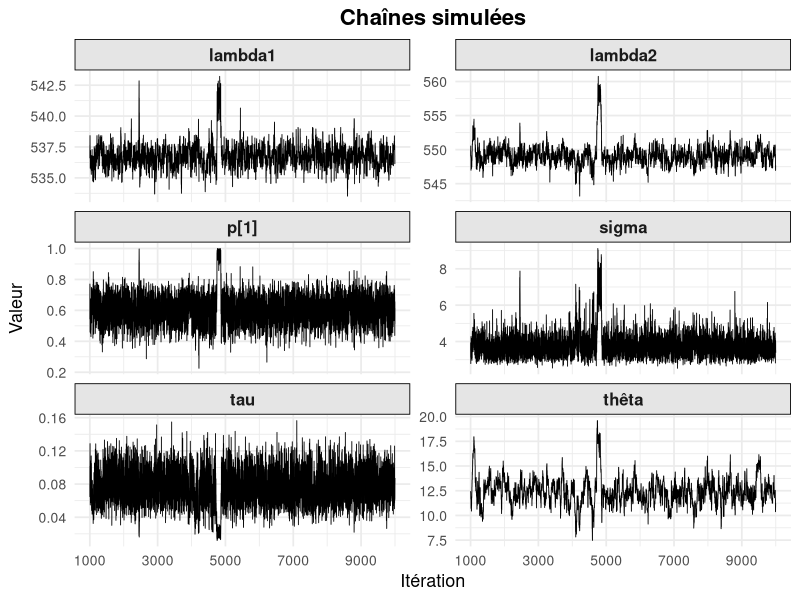

Reproduce this figure in R.
## ---- chunk 1
N <- 48
y <- c(529, 530, 532, 533.1, 533.4, 533.6, 533.7, 534.1, 534.8, 535.3, 
       535.4, 535.9, 536.1, 536.3, 536.4, 536.6, 537, 537.4, 537.5, 538.3, 
       538.5, 538.6, 539.4, 539.6, 540.4, 540.8, 542, 542.8, 543, 543.5, 
       543.8, 543.9, 545.3, 546.2, 548.8, 548.7, 548.9, 549, 549.4, 549.9, 
       550.6, 551.2, 551.4, 551.5, 551.6, 552.8, 552.9, 553.2)

alpha <- c(1,1)   # Dirichlet(1,1)

##MCMC 
n_iter <- 10000    
burn_in <- 1000    
thin <- 1          
set.seed(123)      

## initiation
lambda1 <- 535
theta   <- 5
tau     <- 1/10   # sigmasq = 10 donc tau = 0.1
p       <- c(0.5, 0.5)

T_ <- sample(1:2, N, replace=TRUE)  

##MCMC sampling
samples_lambda1 <- numeric(n_iter)
samples_theta   <- numeric(n_iter)
samples_tau     <- numeric(n_iter)
samples_p1      <- numeric(n_iter)


## ---- chunk 2
sigma_lambda <- 0.5
sigma_theta  <- 0.2

accept_count <- 0
adjust_interval <- 100 

for(iter in 1:n_iter) {
  
  ## update T[i]
  lam2 <- lambda1 + theta
  for(i in 1:N) {
    prob1 <- p[1] * dnorm(y[i], lambda1, sqrt(1/tau))
    prob2 <- p[2] * dnorm(y[i], lam2, sqrt(1/tau))
    T_[i] <- sample(1:2, 1, prob=c(prob1, prob2))
  }
  
  ## update P
  n1 <- sum(T_ == 1)
  p1_new <- rbeta(1, 1 + n1, 1 + (N - n1))
  p <- c(p1_new, 1 - p1_new)
  
  ## update Metropolis (lambda1, theta)
  lam1_prop <- lambda1 + rnorm(1, mean=0, sd=sigma_lambda)
  theta_prop <- abs(theta + rnorm(1, mean=0, sd=sigma_theta))
  
  log_accept_ratio <- sum(dnorm(y[T_==1], mean=lam1_prop, sd=sqrt(1/tau), log=TRUE)) +
    sum(dnorm(y[T_==2], mean=lam1_prop + theta_prop, sd=sqrt(1/tau), log=TRUE)) -
    sum(dnorm(y[T_==1], mean=lambda1, sd=sqrt(1/tau), log=TRUE)) -
    sum(dnorm(y[T_==2], mean=lambda1 + theta, sd=sqrt(1/tau), log=TRUE))
  
  if(log(runif(1)) < log_accept_ratio) {
    lambda1 <- lam1_prop
    theta   <- theta_prop
    accept_count <- accept_count + 1
  }
  
  ## update tau
  ssq <- sum((y[T_==1] - lambda1)^2) + sum((y[T_==2] - (lambda1 + theta))^2)
  tau <- rgamma(1, shape=0.001 + N/2, rate=0.001 + 0.5 * ssq)
  
  ## save the samples
  samples_lambda1[iter] <- lambda1
  samples_theta[iter]   <- theta
  samples_tau[iter]     <- tau
  samples_p1[iter]      <- p[1]

  if(iter %% adjust_interval == 0) {
    accept_rate <- accept_count / adjust_interval  # calculate accept rate
    if(accept_rate < 0.2) {
      sigma_lambda <- sigma_lambda * 0.9  
      sigma_theta  <- sigma_theta * 0.9
    } else if(accept_rate > 0.5) {
      sigma_lambda <- sigma_lambda * 1.1  
      sigma_theta  <- sigma_theta * 1.1
    }
    accept_count <- 0  
  }
}

## analyse the result
burned_samples <- (burn_in+1):n_iter
cat("Posterior Mean Estimates:\n")
cat("lambda1 =", mean(samples_lambda1[burned_samples]), "\n")
cat("theta   =", mean(samples_theta[burned_samples]), "\n")
cat("tau     =", mean(samples_tau[burned_samples]), "\n")
cat("p1      =", mean(samples_p1[burned_samples]), "\n")
## ---- chunk 3

posterior_summary <- function(samples, name) {
  mean_val <- mean(samples)
  sd_val <- sd(samples)
  mc_error <- sd_val / sqrt(length(samples))  
  quantiles <- quantile(samples, probs = c(0.025, 0.5, 0.975))
  
  cat(sprintf("%-10s %8.4f %8.4f %10.6f %8.4f %8.4f %8.4f %6d %6d\n", 
              name, mean_val, sd_val, mc_error, 
              quantiles[1], quantiles[2], quantiles[3], burn_in+1, n_iter))
}

cat(sprintf("%-10s %8s %8s %10s %8s %8s %8s %6s %6s\n",
            "Parameter", "Mean", "SD", "MC_error", "2.5%", "Median", "97.5%", "Start", "Sample"))
cat(rep("-", 70), "\n")

posterior_summary(samples_p1[burned_samples], "P[1]")
posterior_summary(1 - samples_p1[burned_samples], "P[2]")
posterior_summary(samples_lambda1[burned_samples], "lambda[1]")
posterior_summary((samples_lambda1 + samples_theta)[burned_samples], "lambda[2]")
posterior_summary((1 / sqrt(samples_tau))[burned_samples], "sigma")  # sigma = 1/sqrt(tau)
## ---- chunk 4
library(ggplot2)
library(tidyr)
library(dplyr)

df_trace <- data.frame(
  Itération = burned_samples,
  lambda1 = samples_lambda1[burned_samples],
  theta   = samples_theta[burned_samples],
  tau     = samples_tau[burned_samples],
  p1      = samples_p1[burned_samples],
  lambda2 = samples_lambda1[burned_samples] + samples_theta[burned_samples],
  sigma   = 1 / sqrt(samples_tau[burned_samples])
)

df_long <- df_trace %>%
  pivot_longer(-Itération, names_to = "Paramètre", values_to = "Valeur") %>%
  mutate(Paramètre = recode(Paramètre,
    lambda1 = "lambda1",
    lambda2 = "lambda2",
    p1 = "p[1]",
    sigma = "sigma",
    tau = "tau",
    theta = "thêta"
  ))

ggplot(df_long, aes(x = Itération, y = Valeur)) +
  geom_line(size = 0.3) +
  facet_wrap(~Paramètre, scales = "free_y", ncol = 2) +
  theme_minimal(base_size = 13) +
  labs(title = "Chaînes simulées",
       y = "Valeur", x = "Itération") +
  scale_x_continuous(breaks = seq(1000, 10000, by = 2000)) +
  theme(
    strip.background = element_rect(fill = "grey90"),
    strip.text = element_text(face = "bold", size = 12),
    axis.text.x = element_text(size = 10),
    axis.text.y = element_text(size = 10),
    plot.title = element_text(face = "bold", hjust = 0.5, size = 16)
  )
